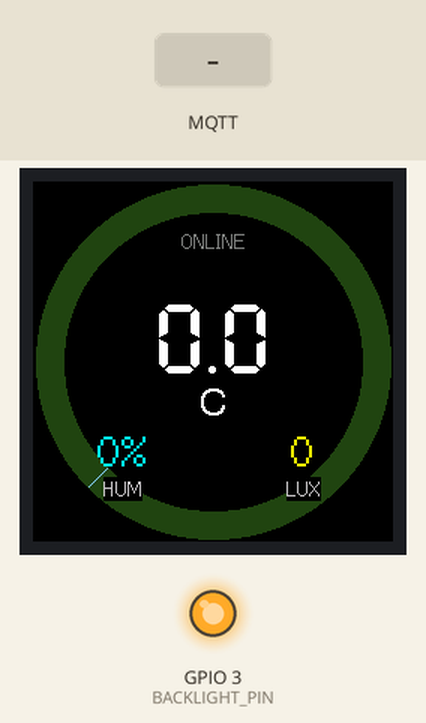
This sketch was run on a simulated ESP32. On the bench: 240×240 colour display, output pins drawn as LEDs (lit = HIGH). The test bench sets the inputs (shaded band). WiFi joins after 1.5 s; servers stay silent unless stated; random numbers use the default seed unless the sketch sets one; no MQTT or app messages arrive unless stated; not simulated (calls return 0 or success): secrets.h; names the files do not define were given values by the test bench: MQTT_PORT = 1883; what the sketch prints to the serial monitor is not drawn.

Above: at 3.5 s.
3.6 s: MQTT message "1" arrives on the second subscribed topic
At 4.9 s:
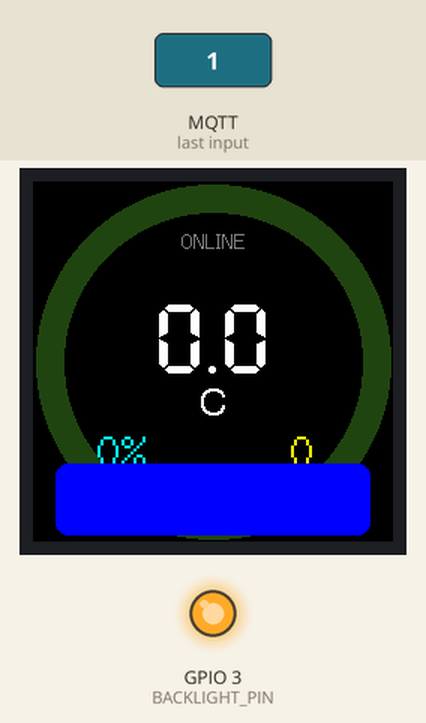
5.5 s: MQTT message "alert" arrives on the first subscribed topic
7.0 s: MQTT message "alert" arrives on the second subscribed topic
Timing chart, 0 to 10.0 s (numbered marks = the images above; inputs shaded):
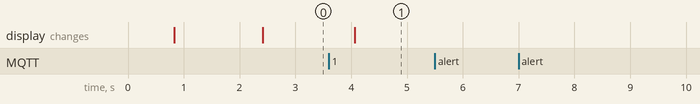

The sketch:

DisplayDevice.ino
```cpp
// ============================================================
//  DisplayDevice — IoT Round Display Station
//  Receives sensor data via MQTT and displays on a 240x240
//  round GC9A01 screen.  Subscribes to a messaging topic for
//  normal notifications and dramatic full-screen alerts.
//  Serves a web interface for testing messages and alerts.
// ============================================================

#include "config.h"

#include <LovyanGFX.hpp>
#include <WiFi.h>
#if MQTT_USE_TLS
#include <WiFiClientSecure.h>
#else
#include <WiFiClient.h>
#endif
#include <PubSubClient.h>
#include <WebServer.h>
#include <ArduinoJson.h>
#include <ArduinoOTA.h>

#include "secrets.h"
#include "display.h"
#include "webpage.h"

// ============================================================
//  OBJECTS
// ============================================================
LGFX tft;
LGFX_Sprite sprite(&tft);

#if MQTT_USE_TLS
WiFiClientSecure secureClient;
PubSubClient mqttClient(secureClient);
#else
WiFiClient mqttNetClient;
PubSubClient mqttClient(mqttNetClient);
#endif
WebServer server(WEB_SERVER_PORT);

// ============================================================
//  STATE
// ============================================================

// Sensor data (received via MQTT)
float temperature = 0.0;
float humidity    = 0.0;
int   luminosity  = 0;
String mqttStatus = "Connecting...";

// Display mode
enum DisplayMode { MODE_NORMAL, MODE_MESSAGE, MODE_ALERT };
DisplayMode displayMode     = MODE_NORMAL;
String      currentMessage  = "";
unsigned long modeStartTime = 0;

// Timers
unsigned long lastDisplayUpdate  = 0;
unsigned long lastMqttReconnect  = 0;

// ============================================================
//  DISPLAY — GAUGE DRAWING
// ============================================================

void drawGauge() {
  sprite.fillScreen(TFT_BLACK);

  // Background ring
  sprite.fillArc(120, 120, 118, 100, 0, 360, 0x222222);

  // Temperature arc (135°–405° range mapped from 0–50 °C)
  float clamped  = constrain(temperature, 0, 50);
  int startAngle = 135;
  int endAngle   = 135 + (int)((clamped / 50.0) * 270);

  uint16_t arcColor = TFT_GREEN;
  if (temperature > 30)      arcColor = TFT_RED;
  else if (temperature > 25) arcColor = TFT_ORANGE;
  else if (temperature < 15) arcColor = TFT_SKYBLUE;

  sprite.fillArc(120, 120, 118, 100, startAngle, endAngle, arcColor);

  // Temperature value (center)
  sprite.setTextColor(TFT_WHITE, TFT_BLACK);
  sprite.setTextDatum(middle_center);
  sprite.setFont(&fonts::Font7);
  sprite.setTextSize(1);
  sprite.drawString(String(temperature, 1), 120, 105);

  sprite.setFont(&fonts::Font4);
  sprite.drawString("C", 120, 150);

  // Humidity (bottom-left)
  sprite.setTextColor(TFT_CYAN, TFT_BLACK);
  sprite.setFont(&fonts::Font2);
  sprite.setTextSize(2);
  sprite.drawString(String(humidity, 0) + "%", 60, 180);

  // Luminosity (bottom-right)
  sprite.setTextColor(TFT_YELLOW, TFT_BLACK);
  sprite.drawString(String(luminosity), 180, 180);

  // Labels
  sprite.setTextSize(1);
  sprite.setTextColor(TFT_SILVER, TFT_BLACK);
  sprite.drawString("HUM", 60, 205);
  sprite.drawString("LUX", 180, 205);

  // Status (top)
  sprite.setTextColor(TFT_DARKGREY, TFT_BLACK);
  sprite.drawString(mqttStatus, 120, 40);
}

// ============================================================
//  DISPLAY — MESSAGE OVERLAY  (shown over the gauge)
// ============================================================

void drawMessageOverlay() {
  // Blue notification banner at the bottom of the circle
  sprite.fillRoundRect(15, 188, 210, 48, 8, 0x001F);
  sprite.drawRoundRect(15, 188, 210, 48, 8, TFT_BLUE);

  sprite.setTextColor(TFT_WHITE);
  sprite.setTextDatum(middle_center);
  sprite.setFont(&fonts::Font2);
  sprite.setTextSize(1);

  String display = currentMessage;
  if (display.length() > 22) display = display.substring(0, 19) + "...";
  sprite.drawString(display, 120, 212);
}

// ============================================================
//  DISPLAY — ALERT SCREEN  (dramatic full-screen blink)
// ============================================================

void drawAlertScreen() {
  bool phase = ((millis() / ALERT_BLINK_INTERVAL) % 2 == 0);

  if (phase) {
    sprite.fillScreen(TFT_RED);

    // Warning triangle
    int cx = 120, cy = 60;
    sprite.fillTriangle(cx, cy - 32, cx - 38, cy + 28, cx + 38, cy + 28, TFT_YELLOW);
    sprite.fillTriangle(cx, cy - 18, cx - 26, cy + 22, cx + 26, cy + 22, TFT_RED);

    // Exclamation mark inside triangle
    sprite.setTextColor(TFT_YELLOW);
    sprite.setTextDatum(middle_center);
    sprite.setFont(&fonts::Font4);
    sprite.setTextSize(1);
    sprite.drawString("!", cx, cy + 5);

    // ALERTA label
    sprite.setTextColor(TFT_WHITE);
    sprite.setFont(&fonts::Font4);
    sprite.drawString("ALERTA", 120, 120);

    // Message text (simple 2-line wrap)
    sprite.setTextColor(TFT_WHITE, TFT_RED);
    sprite.setFont(&fonts::Font4);
    sprite.setTextSize(1);
    if (currentMessage.length() <= 16) {
      sprite.drawString(currentMessage, 120, 165);
    } else {
      int split = currentMessage.lastIndexOf(' ', 16);
      if (split <= 0) split = 16;
      sprite.drawString(currentMessage.substring(0, split), 120, 155);
      String line2 = currentMessage.substring(split + 1);
      if (line2.length() > 16) line2 = line2.substring(0, 13) + "...";
      sprite.drawString(line2, 120, 185);
    }
  } else {
    // Dark flash phase
    sprite.fillScreen(TFT_BLACK);
    sprite.setTextColor(0x8000);  // dark red
    sprite.setTextDatum(middle_center);
    sprite.setFont(&fonts::Font4);
    sprite.setTextSize(2);
    sprite.drawString("!!!", 120, 120);
  }

  sprite.pushSprite(0, 0);
}

// ============================================================
//  DISPLAY — UPDATE  (called from loop)
// ============================================================

void updateDisplay() {
  unsigned long now = millis();

  // Check expiration of current mode
  if (displayMode == MODE_ALERT && now - modeStartTime > ALERT_DURATION) {
    displayMode = MODE_NORMAL;
  }
  if (displayMode == MODE_MESSAGE && now - modeStartTime > MESSAGE_DURATION) {
    displayMode = MODE_NORMAL;
  }

  if (displayMode == MODE_ALERT) {
    drawAlertScreen();              // pushes internally for blink control
  } else {
    drawGauge();
    if (displayMode == MODE_MESSAGE) {
      drawMessageOverlay();         // drawn on top of gauge sprite
    }
    sprite.pushSprite(0, 0);
  }
}

// ============================================================
//  INCOMING MESSAGE HANDLER
// ============================================================

void handleIncomingMessage(const String& type, const String& message) {
  currentMessage = message;
  modeStartTime  = millis();

  if (type == "alert") {
    displayMode = MODE_ALERT;
    Serial.printf("[MSG] ALERT: %s\n", message.c_str());
  } else {
    displayMode = MODE_MESSAGE;
    Serial.printf("[MSG] Normal: %s\n", message.c_str());
  }
}

// ============================================================
//  MQTT
// ============================================================

void onMqttMessage(char* topic, byte* payload, unsigned int length) {
  char buf[256];
  unsigned int len = min(length, (unsigned int)255);
  memcpy(buf, payload, len);
  buf[len] = '\0';

  String topicStr(topic);
  StaticJsonDocument<256> doc;
  if (deserializeJson(doc, buf)) {
    Serial.printf("[MQTT] JSON parse error on %s\n", topic);
    return;
  }

  if (topicStr == MQTT_TOPIC_DATA) {
    temperature = doc["temperature"] | 0.0f;
    humidity    = doc["humidity"]    | 0.0f;
    luminosity  = doc["luminosity"]  | 0;
  } else if (topicStr == MQTT_TOPIC_MSG) {
    String type    = doc["type"]    | "normal";
    String message = doc["message"] | "";
    handleIncomingMessage(type, message);
  }
}

void connectMqtt() {
  String clientId = String(MQTT_CLIENT_ID) + "-" + String(random(0xFFFF), HEX);
  Serial.printf("[MQTT] Connecting as %s...\n", clientId.c_str());

  if (mqttClient.connect(clientId.c_str(), MQTT_USER, MQTT_PASS)) {
    Serial.println("[MQTT] Connected");
    mqttClient.subscribe(MQTT_TOPIC_DATA);
    mqttClient.subscribe(MQTT_TOPIC_MSG);
    mqttStatus = "ONLINE";
    Serial.println("[MQTT] Subscribed to all topics");
  } else {
    Serial.printf("[MQTT] Failed, rc=%d\n", mqttClient.state());
    mqttStatus = "MQTT ERR";
  }
}

// ============================================================
//  WEB SERVER
// ============================================================

void handleRoot() {
  server.send(200, "text/html", WEBPAGE_HTML);
}

void handleData() {
  StaticJsonDocument<256> doc;
  doc["temp"] = temperature;
  doc["hum"]  = humidity;
  doc["lux"]  = luminosity;
  doc["mqtt"] = mqttClient.connected();
  doc["mode"] = (displayMode == MODE_ALERT)   ? "alert"
              : (displayMode == MODE_MESSAGE) ? "message"
                                              : "normal";
  String json;
  serializeJson(doc, json);
  server.send(200, "application/json", json);
}

void handleSendMessage() {
  String type    = server.arg("type");
  String message = server.arg("message");

  if (message.length() == 0) {
    server.send(400, "text/plain", "Message required");
    return;
  }

  // Publish via MQTT so every device reacts
  if (mqttClient.connected()) {
    StaticJsonDocument<256> doc;
    doc["type"]    = type;
    doc["message"] = message;

    char payload[256];
    serializeJson(doc, payload, sizeof(payload));
    mqttClient.publish(MQTT_TOPIC_MSG, payload);
    server.send(200, "text/plain", "Sent via MQTT");
  } else {
    // MQTT offline — trigger local display only
    handleIncomingMessage(type, message);
    server.send(200, "text/plain", "Shown locally (MQTT offline)");
  }
}

void handleReset() {
  server.send(200, "text/plain", "Restarting...");
  delay(500);
  ESP.restart();
}

// ============================================================
//  OTA
// ============================================================

void setupOTA() {
  ArduinoOTA.setHostname(OTA_HOSTNAME);
  ArduinoOTA.setPassword(OTA_PASSWORD);
  ArduinoOTA.onStart([]()   { Serial.println("[OTA] Start"); });
  ArduinoOTA.onEnd([]()     { Serial.println("[OTA] Done");  });
  ArduinoOTA.onProgress([](unsigned int p, unsigned int t) {
    Serial.printf("[OTA] %u%%\r", p / (t / 100));
  });
  ArduinoOTA.onError([](ota_error_t e) {
    Serial.printf("[OTA] Error %u\n", e);
  });
  ArduinoOTA.begin();
}

// ============================================================
//  SETUP
// ============================================================

void setup() {
  // Backlight on
  pinMode(BACKLIGHT_PIN, OUTPUT);
  digitalWrite(BACKLIGHT_PIN, HIGH);

  Serial.begin(115200);
  delay(500);
  Serial.println("\n=============================");
  Serial.println("  DisplayDevice Starting...");
  Serial.println("=============================\n");

  // Display init
  tft.init();
  tft.startWrite();
  sprite.createSprite(SCREEN_WIDTH, SCREEN_HEIGHT);
  sprite.setSwapBytes(true);
  drawGauge();
  sprite.pushSprite(0, 0);

  // WiFi
  WiFi.mode(WIFI_STA);
  WiFi.begin(WIFI_SSID, WIFI_PASS);
  Serial.printf("[WIFI] Connecting to %s", WIFI_SSID);
  int attempts = 0;
  while (WiFi.status() != WL_CONNECTED && attempts < 30) {
    delay(500);
    Serial.print(".");
    attempts++;
  }
  Serial.println();

  if (WiFi.status() == WL_CONNECTED) {
    Serial.printf("[WIFI] Connected — IP: %s\n",
                  WiFi.localIP().toString().c_str());
    setupOTA();

    // MQTT
  #if MQTT_USE_TLS
    secureClient.setInsecure();
  #endif
    mqttClient.setServer(MQTT_HOST, MQTT_PORT);
    mqttClient.setCallback(onMqttMessage);
    mqttClient.setBufferSize(512);
    connectMqtt();

    // Web server
    server.on("/",     handleRoot);
    server.on("/data", handleData);
    server.on("/send", handleSendMessage);
    server.on("/reset", handleReset);
    server.begin();
    Serial.printf("[WEB] Server started on port %d\n", WEB_SERVER_PORT);
  } else {
    Serial.println("[WIFI] Connection failed");
    mqttStatus = "NO WIFI";
  }
}

// ============================================================
//  LOOP
// ============================================================

void loop() {
  unsigned long now = millis();

  ArduinoOTA.handle();

  // --- MQTT keep-alive & reconnect ---
  if (WiFi.status() == WL_CONNECTED) {
    if (!mqttClient.connected()) {
      mqttStatus = "RECONNECTING";
      if (now - lastMqttReconnect > MQTT_RECONNECT_INTERVAL) {
        lastMqttReconnect = now;
        connectMqtt();
      }
    } else {
      mqttClient.loop();
    }
  }

  // --- Display refresh (faster during alerts for smooth blinking) ---
  unsigned long refreshInterval =
      (displayMode == MODE_ALERT) ? 50 : DISPLAY_REFRESH_INTERVAL;

  if (now - lastDisplayUpdate > refreshInterval) {
    lastDisplayUpdate = now;
    updateDisplay();
  }

  // --- Web server ---
  server.handleClient();

  delay(5);
}
```

display.h
```cpp
#ifndef DISPLAY_H
#define DISPLAY_H

#include <LovyanGFX.hpp>
#include "config.h"

// ============================================================
//  HARDWARE CONFIGURATION (LovyanGFX)
//  GC9A01 240x240 round display — ESP32-2424S012
// ============================================================
class LGFX : public lgfx::LGFX_Device {
  lgfx::Panel_GC9A01 _panel;
  lgfx::Bus_SPI      _bus;

public:
  LGFX() {
    {
      auto cfg       = _bus.config();
      cfg.spi_host   = SPI2_HOST;
      cfg.spi_mode   = 0;
      cfg.freq_write = 80000000;
      cfg.freq_read  = 20000000;
      cfg.spi_3wire  = true;
      cfg.use_lock   = true;
      cfg.dma_channel = SPI_DMA_CH_AUTO;
      cfg.pin_sclk   = SPI_SCLK;
      cfg.pin_mosi   = SPI_MOSI;
      cfg.pin_miso   = -1;
      cfg.pin_dc     = SPI_DC;
      _bus.config(cfg);
      _panel.setBus(&_bus);
    }
    {
      auto cfg             = _panel.config();
      cfg.pin_cs           = SPI_CS;
      cfg.pin_rst          = -1;
      cfg.pin_busy         = -1;
      cfg.memory_width     = SCREEN_WIDTH;
      cfg.memory_height    = SCREEN_HEIGHT;
      cfg.panel_width      = SCREEN_WIDTH;
      cfg.panel_height     = SCREEN_HEIGHT;
      cfg.offset_x         = 0;
      cfg.offset_y         = 0;
      cfg.offset_rotation  = 0;
      cfg.dummy_read_pixel = 8;
      cfg.dummy_read_bits  = 1;
      cfg.readable         = false;
      cfg.invert           = true;
      cfg.rgb_order        = false;
      cfg.dlen_16bit       = false;
      cfg.bus_shared       = true;
      _panel.config(cfg);
    }
    setPanel(&_panel);
  }
};

#endif
```

config.h
```cpp
#ifndef CONFIG_H
#define CONFIG_H

// ============================================================
//  DISPLAY HARDWARE
// ============================================================
#define SCREEN_WIDTH      240
#define SCREEN_HEIGHT     240
#define BACKLIGHT_PIN     3

// ============================================================
//  SPI PINS (ESP32-2424S012)
// ============================================================
#define SPI_SCLK          6
#define SPI_MOSI          7
#define SPI_DC            2
#define SPI_CS            10

// ============================================================
//  MQTT TOPICS — Subscriptions
// ============================================================
#define MQTT_TOPIC_COUNTRY   "colombia"
#define MQTT_TOPIC_STATE   "cundinamarca"
#define MQTT_TOPIC_CITY   "cajica"
#define MQTT_TOPIC_USER   "user1"

// Subscribe to sensor data published by MeasureDevice
#define MQTT_TOPIC_DATA   MQTT_TOPIC_COUNTRY "/" MQTT_TOPIC_STATE "/" MQTT_TOPIC_CITY "/" MQTT_TOPIC_USER "/out"
// Subscribe/publish topic for incoming messages / alerts
#define MQTT_TOPIC_MSG    MQTT_TOPIC_COUNTRY "/" MQTT_TOPIC_STATE "/" MQTT_TOPIC_CITY "/" MQTT_TOPIC_USER "/in"

// ============================================================
//  MQTT TRANSPORT
//  0 = plain MQTT (WiFiClient), 1 = TLS MQTT (WiFiClientSecure)
// ============================================================
#define MQTT_USE_TLS      0

// ============================================================
//  TIMING (milliseconds)
// ============================================================
const unsigned long DISPLAY_REFRESH_INTERVAL = 500;    // Normal mode screen refresh
const unsigned long MQTT_RECONNECT_INTERVAL  = 5000;   // MQTT reconnect delay
const unsigned long ALERT_DURATION           = 15000;  // Alert on-screen duration
const unsigned long ALERT_BLINK_INTERVAL     = 700;    // Alert blink speed
const unsigned long MESSAGE_DURATION         = 8000;   // Normal message on-screen duration

// ============================================================
//  OTA
// ============================================================
#define OTA_HOSTNAME      "RoundDisplay"
#define OTA_PASSWORD      "12345678"

// ============================================================
//  WEB SERVER
// ============================================================
#define WEB_SERVER_PORT   80

#endif
```

Source omitted: webpage.h (5322 bytes)

Measured:
- after the input at 3.6 s, the display: changes after 0.47 s (image 1)
- after the input at 5.5 s, every drawn part: stays the same
